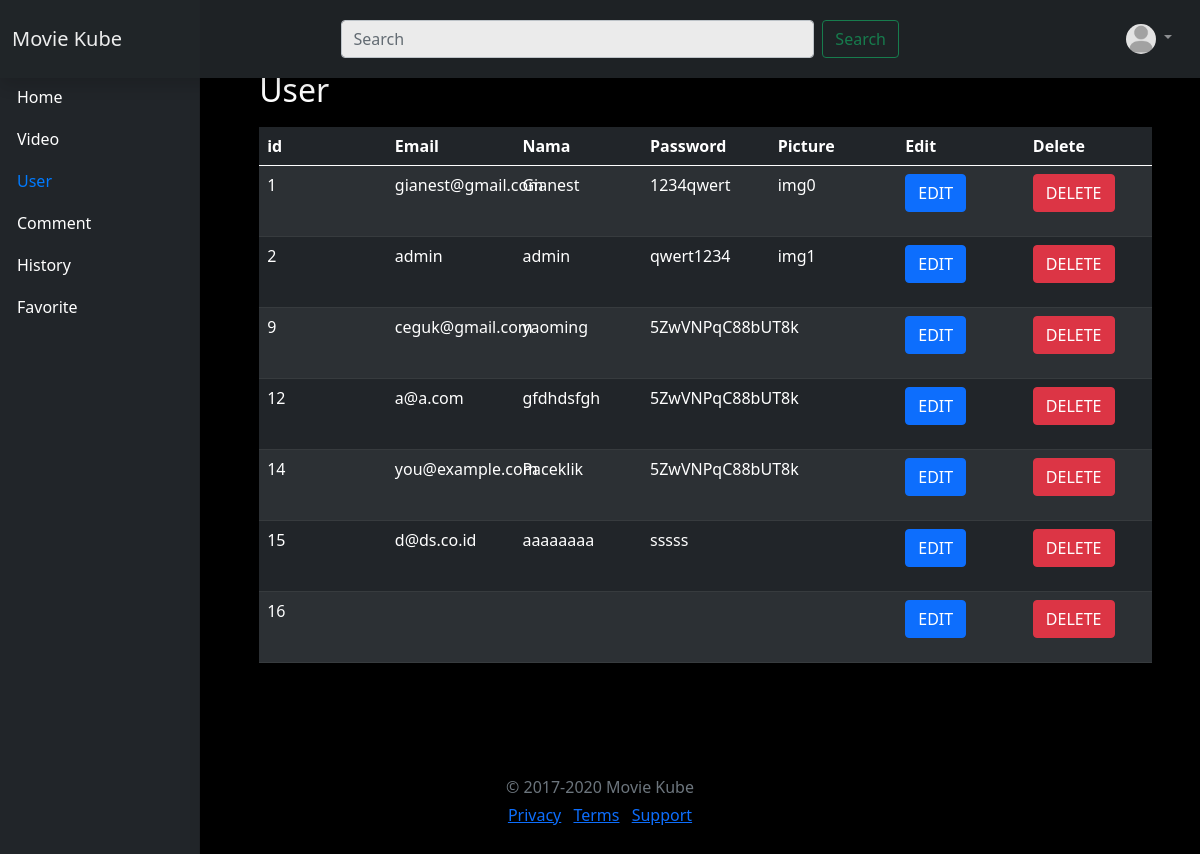
Screenshot of /dash.php?click=user (signed in) with the database file from the repository.
### tables this page shows
CREATE TABLE `user` (
  `user_id` int(11) NOT NULL,
  `e-mail` varchar(255) NOT NULL,
  `nama` text NOT NULL,
  `password` text NOT NULL,
  `pict` text NOT NULL
);

### dash.php (the view, shortened to what this page needs)
<html>
<?php
include 'conn.php';
$slct = $_GET['click'];
?>
<head>
<link href="https://cdn.jsdelivr.net/npm/bootstrap@5.0.0-beta1/dist/css/bootstrap.min.css" rel="stylesheet">
<link rel="stylesheet" href="/css/dashboard.css">
<link rel="stylesheet" href="/css/crop.css">
</head>
<body style="background-color:black; color: white;">
<div style="width: 100%;z-index: 10; position: fixed; top: 0;"><?php include 'nav.php'; ?></div>
    <div class="container-fluid">
      <div class="row">
		<nav class="col-md-2 d-md-block sidebar navbar-dark bg-dark" style="z-index: 0;">
				  <div class="sidebar-sticky" id="sdmenu">
					<ul class="nav flex-column" style="margin-top:10%;">
					<form action="/dash.php" method="get">
					  <li class="nav-item">
						<button  class="nav-link <?php if($_GET['click'] == ""){echo "active";}?> btn" name="click" id="click" value="" type="submit">
						   Home
						</button>
					  </li>
					  <li class="nav-item">
						<button class="nav-link <?php if($_GET['click'] == "video"){echo "active";}?>  btn" name="click" id="click" value="video" type="submit">
						   Video
						</button>
					  </li>
					  <li class="nav-item">
						<button class="nav-link <?php if($_GET['click'] == "user"){echo "active";}?> btn" name="click" id="click" value="user" type="submit" >
						  User
						</button>
					  </li>
					  <li class="nav-item">
						<button class="nav-link <?php if($_GET['click'] == "comm"){echo "active";}?> btn"name="click" id="click" value="comm" type="submit" >
						  Comment
						</button>
					  </li>
					  <li class="nav-item">
						<button class="nav-link <?php if($_GET['click'] == "rec"){echo "active";}?> btn" name="click" id="click" value="rec" type="submit" >
						  History
						</button>
					  </li>
					  <li class="nav-item">
						<button class="nav-link <?php if($_GET['click'] == "fav"){echo "active";}?> btn" name="click" id="click" value="fav" type="submit" >
						  Favorite
						</button>
					  </li>
					</ul>
				  </div>
			</nav>
		</div>
		<div class="row" style="z-index: -1;margin-top:6%; margin-left:20%;margin-right:2%;">
		<?php
		switch ($slct) {
		case "user":
		echo"<h2>User</h2>";
		user($conn);
		break;
		}
		?>
		</div>
    </div>
<?php include 'footer.php'; ?>
</body>
</html>
<?php
function user($cn) {
$sql = "SELECT * FROM user";
$result = mysqli_query($cn,$sql);
	?>
	<div class="table-responsive-sm">
		<table class="table table-striped table-dark" style="width:100%; table-layout: fixed;">
			<thead>
				<tr>
					<th scope="col">id</th>
					<th scope="col">Email</th>
					<th scope="col">Nama</th>
					<th scope="col">Password</th>
					<th scope="col">Picture</th>
					<th scope="col">Edit</th>
					<th scope="col">Delete</th>
					</tr>
			</thead>
			<tbody>
	<?php
	while($row = mysqli_fetch_array($result)) {
	?>
				<tr>
					<td><?php echo $row['user_id']; ?></td>
					<td><?php echo $row['e-mail']; ?></td>
					<td><?php echo $row['nama']; ?></td>
					<td><?php echo $row['password']; ?></td>
					<td><?php echo $row['pict']; ?></td>
					<td><form action='editusr.php' method="post"><button name="id" class="btn btn-primary" value="<?php echo $row['user_id']; ?>" type="submit">EDIT</button></form></td>
					<td><form action='delete.php' method="post"><input type="hidden" name="menu" value="user"/><button name="del" class="btn btn-danger" type="submit" value="<?php echo $row['user_id']; ?>">DELETE</button></form></td>
				</tr>
	<?php
	} ?>
			</tbody>
		</table>
	</div>
<?php
}
	?>

### nav.php (shortened to what this page needs)
<nav class="navbar navbar-expand-lg navbar-dark bg-dark shadow" style = "opacity: 0.92;" >
  <div class="container-fluid">
  <a class="navbar-brand" href="/">Movie Kube</a>
  <div class="collapse navbar-collapse" id="navbarSupportedContent"  >
  <form class="my-2 my-lg-0 p-2 flex-grow-1 d-flex justify-content-center" action="/search.php" method="get">
        <input class="form-control me-2 w-50" type="search" name="search" placeholder="Search" aria-label="Search">
        <button class="btn btn-outline-success" type="submit" value="Search">Search</button>
      </form>
      <ul class="navbar-nav mr-auto p-2 d-flex justify-content-center">
	  <?php if (isset($_SESSION['user'])){?>
	   <li class="nav-item dropdown">
		  <a class="nav-link dropdown-toggle" href="#" id="navbarDropdown" role="button" data-bs-toggle="dropdown" aria-expanded="false">
			<img src="media/pholder.png" width="30" height="30" class="crop " alt="" loading="lazy">
        </a>
      </li>
	  </ul>
	  <?php
	  }
	  else {
	  ?>
		<a class="nav-item nav-link" href="/sgin.php">Login</a>
	  <?php }?>
  </div>
  </div>
</nav>

### footer.php
<footer class="my-5 pt-5 text-muted text-center text-small">
  <p class="mb-1">&copy; 2017-2020 Movie Kube</p>
  <ul class="list-inline">
    <li class="list-inline-item"><a href="#">Privacy</a></li>
    <li class="list-inline-item"><a href="#">Terms</a></li>
    <li class="list-inline-item"><a href="#">Support</a></li>
  </ul>
</footer>

### css/dashboard.css (style rules this page uses)
h2 { margin-top: 2%; margin-bottom: 2%; }
.sidebar { position: fixed; top: 0; bottom: 0; left: 0; z-index: 100; padding: 48px 0 0; box-shadow: inset -1px 0 0 rgba(0, 0, 0, .1); }
.sidebar-sticky { position: relative; top: 0; height: calc(100vh - 48px); padding-top: .5rem; overflow-x: hidden; overflow-y: auto; }
.sidebar .nav-link { font-weight: 500; color: white; }
.sidebar .nav-link.active { color: #007bff; }

### css/crop.css (style rules this page uses)
.crop { object-fit:cover; border-radius:50%; }

### rows the page displays
user: user_id "1", value "gianest@gmail.com", nama "Gianest", password "1234qwert", pict "img0"
user: user_id "2", value "admin", nama "admin", password "qwert1234", pict "img1"
user: user_id "9", value "ceguk@gmail.com", nama "yaoming", password "5ZwVNPqC88bUT8k"
user: user_id "12", value "a@a.com", nama "gfdhdsfgh", password "5ZwVNPqC88bUT8k"
user: user_id "14", value "you@example.com", nama "Paceklik", password "5ZwVNPqC88bUT8k"
user: user_id "15", value "d@ds.co.id", nama "aaaaaaaa", password "sssss"
user: user_id "16"
